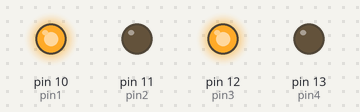
A sketch run on a simulated Arduino Uno, built with avr-gcc and run on an emulated ATmega328P. Shown: output pins drawn as LEDs (lit = HIGH).

Above: at 0.2 s.
At 1.7 s:
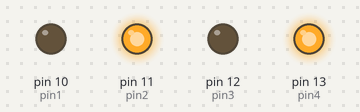
Timing chart, 0 to 3.0 s (numbered marks = the images above):
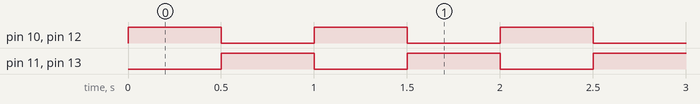

Measured:
- by itself, pin 10 (pin1), pin 11 (pin2), pin 12 (pin3), pin 13 (pin4): alternates HIGH for 0.50 s and LOW for 0.50 s

The sketch:

Blinking_LED.ino
```cpp
int pin1=10;
int pin2=11;
int pin3=12;
int pin4=13;
void setup() {
  // put your setup code here, to run once:
pinMode(pin1, OUTPUT);
pinMode(pin2, OUTPUT);
pinMode(pin3, OUTPUT);
pinMode(pin4, OUTPUT);
}

void loop() {
  // put your main code here, to run repeatedly:
pinMode(pin2, OUTPUT);
digitalWrite(pin1, HIGH);
digitalWrite(pin3, HIGH);
digitalWrite(pin2, LOW);
digitalWrite(pin4, LOW);
delay(500);
digitalWrite(pin1, LOW);
digitalWrite(pin3, LOW);
digitalWrite(pin2, HIGH);
digitalWrite(pin4, HIGH);
delay(500);
}
```
